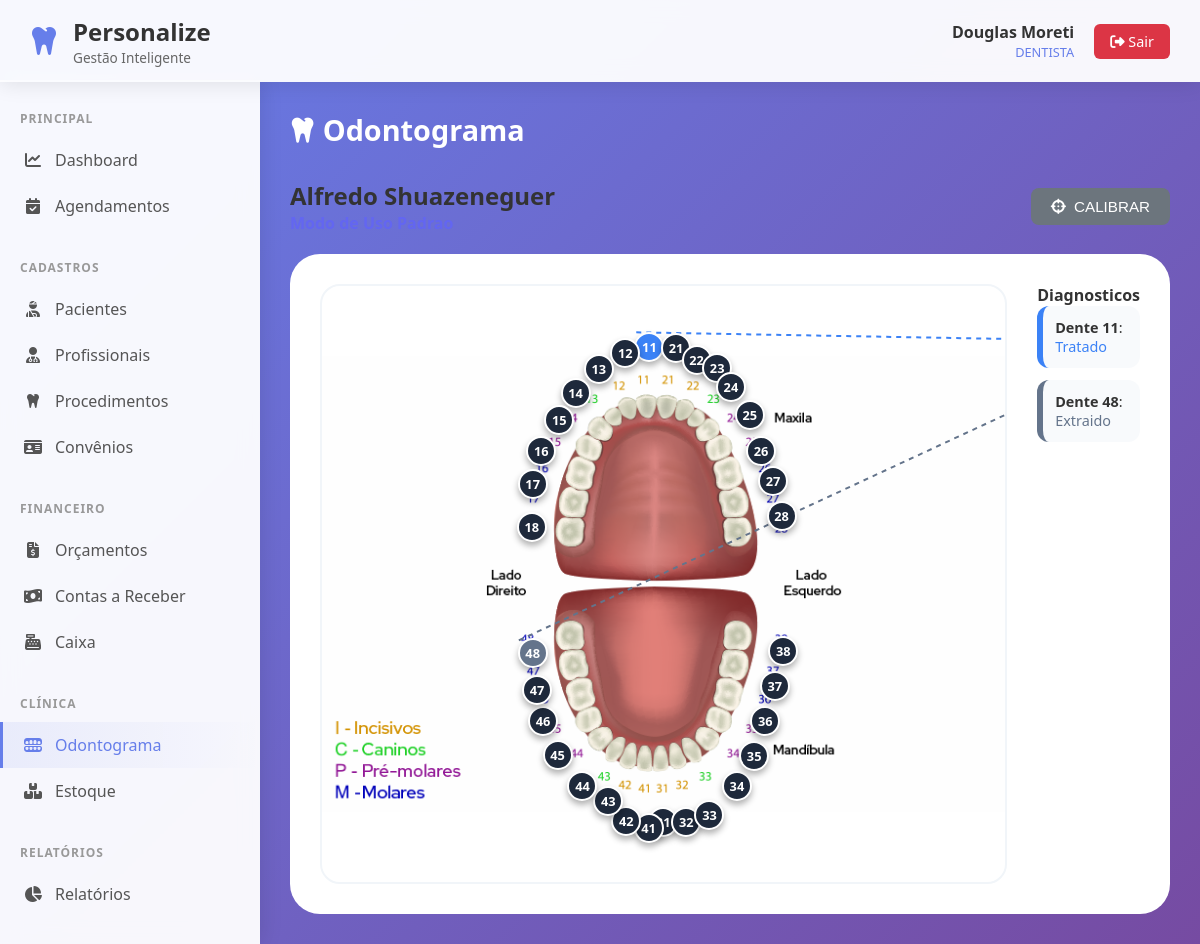
/odontograma/index.php?paciente_id=18 (signed in), run on the app's committed database.
### tables this page shows
CREATE TABLE pacientes (
    id INTEGER PRIMARY KEY AUTOINCREMENT,
    nome TEXT NOT NULL,
    cpf TEXT UNIQUE,
    data_nascimento DATE,
    telefone TEXT,
    email TEXT,
    endereco TEXT,
    observacoes TEXT,
    created_at DATETIME DEFAULT CURRENT_TIMESTAMP
, ativo INTEGER DEFAULT 1);

CREATE TABLE odontograma (
    id INTEGER PRIMARY KEY AUTOINCREMENT,
    paciente_id INTEGER NOT NULL,
    dente INTEGER NOT NULL,
    face TEXT,
    condicao TEXT NOT NULL DEFAULT 'Saudavel',
    procedimento_id INTEGER,
    cor TEXT DEFAULT '#FFFFFF',
    observacoes TEXT,
    data_registro DATE DEFAULT CURRENT_DATE,
    FOREIGN KEY (paciente_id) REFERENCES pacientes(id) ON DELETE CASCADE,
    FOREIGN KEY (procedimento_id) REFERENCES procedimentos(id)
);

### odontograma/index.php (the view, shortened to what this page needs)
<?php
require_once '../config/conexao.php';
$paciente_id = $_GET['paciente_id'] ?? null;
$stmt = $db->prepare("SELECT * FROM pacientes WHERE id = ?");
$stmt->execute([$paciente_id]);
$paciente = $stmt->fetch(PDO::FETCH_ASSOC);
$mapeamento_path = '../db/mapeamento_dentes.json';
$coordenadas = [];
if (file_exists($mapeamento_path)) {
    $conteudoStr = file_get_contents($mapeamento_path);
    if (!empty($conteudoStr)) {
        $coordenadas = json_decode($conteudoStr, true) ?: [];
    }
}
$stmt = $db->prepare("
    SELECT o.*, p.descricao as procedimento_nome
    FROM odontograma o
    LEFT JOIN procedimentos p ON o.procedimento_id = p.id
    WHERE o.paciente_id = ?
");
$stmt->execute([$paciente_id]);
$regs = $stmt->fetchAll(PDO::FETCH_ASSOC);
$achados = [];
if ($regs) {
    foreach ($regs as $r) {
        if (isset($r['condicao']) && $r['condicao'] != 'Saudavel') {
            $achados[$r['dente']] = $r;
        }
    }
}
$condicoes = [
    'Saudavel' => ['label' => 'Saudavel', 'cor' => '#10b981', 'icon' => 'fa-check'],
    'Carie' => ['label' => 'Carie', 'cor' => '#ef4444', 'icon' => 'fa-virus'],
    'Tratado' => ['label' => 'Tratado', 'cor' => '#3b82f6', 'icon' => 'fa-shield-halved'],
    'Extraido' => ['label' => 'Extraido', 'cor' => '#64748b', 'icon' => 'fa-xmark'],
    'Canal' => ['label' => 'Canal', 'cor' => '#f59e0b', 'icon' => 'fa-bolt-lightning'],
    'Coroa' => ['label' => 'Coroa', 'cor' => '#8b5cf6', 'icon' => 'fa-crown'],
    'Implante' => ['label' => 'Implante', 'cor' => '#ec4899', 'icon' => 'fa-anchor'],
    'Fratura' => ['label' => 'Fratura', 'cor' => '#f97316', 'icon' => 'fa-burst'],
];
include '../includes/header.php';
?>
<div class="page-header">
    <h1 class="page-title"><i class="fa-solid fa-tooth"></i> Odontograma</h1>
</div>
<div style="display: flex; justify-content: space-between; align-items: center; margin-bottom: 20px;">
    <div>
        <h2 style="margin:0;"><?php echo htmlspecialchars($paciente['nome'] ?? 'Paciente'); ?></h2>
        <div id="calib-status" style="color:#6366f1; font-weight:700;">Modo de Uso Padrao</div>
    </div>
    <div style="display: flex; gap: 10px;">
        <button id="btnCalibrar" class="btn btn-secondary"><i class="fa-solid fa-crosshairs"></i> CALIBRAR</button>
    </div>
</div>
<div class="odontograma-workspace">
    <div class="arcada-main" id="arcada-main">
        <svg id="lines-svg"></svg>
        <?php foreach ($coordenadas as $num => $coord):
            if (!is_array($coord)) continue;
            $achado = $achados[$num] ?? null;
            $info = isset($achado['condicao']) ? ($condicoes[$achado['condicao']] ?? $condicoes['Saudavel']) : $condicoes['Saudavel'];
            $cor = $achado ? $info['cor'] : '#1e293b'; ?>
            <div class="tooth-point" id="dot-<?php echo $num; ?>" style="top: <?php echo (isset($coord['top']) ? $coord['top'] : 0); ?>%; left: <?php echo (isset($coord['left']) ? $coord['left'] : 0); ?>%; background: <?php echo $cor; ?>;" onclick="editarDente(<?php echo $num; ?>)">
                <?php echo $num; ?>
            </div>
        <?php endforeach; ?>
    </div>
    <div class="side-panel">
        <h4 style="margin-top:0;">Diagnosticos</h4>
        <div id="findings-list">
            <?php foreach ($achados as $num => $a):
                $infoA = $condicoes[$a['condicao']] ?? $condicoes['Saudavel']; ?>
                <div class="callout-entry" id="callout-<?php echo $num; ?>" style="border-left-color: <?php echo $infoA['cor']; ?>;">
                    <strong>Dente <?php echo $num; ?></strong>: <span style="color:<?php echo $infoA['cor']; ?>;"><?php echo $infoA['label']; ?></span>
                </div>
            <?php endforeach; ?>
        </div>
    </div>
</div>
<?php include '../includes/footer.php'; ?>

### includes/header.php (style rules this page uses)
* { margin: 0; padding: 0; box-sizing: border-box; }
body { font-family: 'Segoe UI', Tahoma, Geneva, Verdana, sans-serif; background: linear-gradient(135deg, #667eea 0%, #764ba2 100%); min-height: 100vh; color: #333; }
.page-header { margin-bottom: 30px; }
.page-title { font-size: 1.8rem; color: white; margin-bottom: 10px; }
.btn { display: inline-flex; align-items: center; gap: 8px; padding: 10px 20px; border-radius: 8px; text-decoration: none; font-weight: 500; transition: all 0.3s; border: none; cursor: pointer; font-size: 0.95rem; }
.btn-secondary { background: #6c757d; color: white; }

### odontograma/index.php (style rules this page uses)
.odontograma-workspace { display: flex; gap: 30px; background: #fff; padding: 30px; border-radius: 30px; }
.arcada-main { position: relative; width: 800px; height: 600px; background: url('../assets/img/arcada_final.png') no-repeat center; background-size: contain; border: 2px solid #f1f5f9; border-radius: 20px; overflow: hidden; }
.tooth-point { position: absolute; width:30px; height:30px; border-radius:50%; cursor:pointer; z-index:100; display:flex; align-items:center; justify-content:center; font-size:0.8rem; font-weight:800; color:#fff; border: 2px solid #fff; box-shadow: 0 4px 6px rgba(0,0,0,0.3); transition: transform 0.2s; }
#lines-svg { position: absolute; top: 0; left: 0; width: 100%; height: 100%; pointer-events: none; z-index: 80; }
.side-panel { flex: 1; }
.callout-entry { background: #f8fafc; border-left: 6px solid #cbd5e1; padding: 12px; border-radius: 12px; margin-bottom: 12px; font-size: 0.9rem; }

### data on the page
pacientes: nome "Alfredo Shuazeneguer"
odontograma: num "11", condicao "Tratado"
odontograma: num "48", condicao "Extraido"

### other printed values
$usuario_nome "Douglas Moreti"
$usuario_perfil "DENTISTA"
$num "11"
$num "12"
$num "13"
$num "14"
$num "15"
$num "16"
$num "17"
$num "18"
$num "21"
$num "22"
$num "23"
$num "24"
$num "25"
